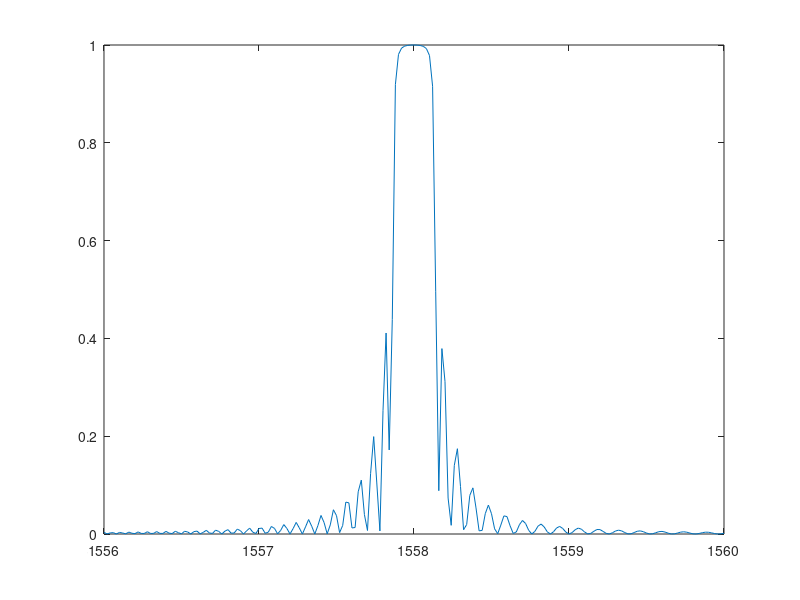

Write MATLAB code to recreate this figure.
FWHM=500*10^-3;%pico-second
tao0=1.2011*FWHM;%full 1/e maximum
lamda0=1558;%nm
deltalamda=2;%nm
l=1*10^3;%um
Ch=2.0;%nm/cm
DeltaL0=0;%mm
ne=2.0;
delta=0;
%still need:
c=3*10^5;%nm/ps
Omega1=0;%ps
%Omega2=440;%ps^2


Omega2_lamda=538;%ps/nm
Omega2=Omega2_lamda*lamda0^2/c;
Omega3=0;
%Omega3=Ch*Omega2^3/tao0;%ps^3


%Omega2_lamda=Omega2*c./lamda^2

z=30.8;%km

detune=-1:0.01:1;
lamda=lamda0+400.*detune;%nm
lamda1=lamda0+2.*detune;%nm

eta=0.1;deltan=0.15;N=1;

t1=-1:0.001:1;%ns
t=1000.*t1;%ps

%(a) Envelope of the generated pulse. 
z=z/40;%normalize Z
A=4*(t-Omega1*z)./tao0;
B=32*Omega3*z./tao0^3;
C=8*Omega2*z./tao0^2;
P=A.^2-1/(1+C^2).*B*(1-C^2-((1-3*C^2)*A.^2)./(6*(1+C^2))).*A-1/(2*(1+C^2)^3)*B^2*(1-6*C^2+C^4-(1-10*C^2+5*C^4)/(8*(1+C^2)).*A.^2).*A.^2;
r=(1+C^2)^-0.25*exp(-0.25/(1+C^2).*P);
normalized_r=r/max(r);
%
GP=lamda0/(2*ne);
gamma=1/(eta*deltan).*(lamda./lamda0-1);
phase_term=eta*deltan.*(1000*N*GP./lamda).*(1-gamma.^2).^0.5;
w=abs((sinh(phase_term).^2)./((cosh(phase_term)).^2-gamma.^2));
normalized_w=w/max(w);
w1=(1+cos(c*tao0./(lamda.*ne)));

%w=exp(-(tao0.*pi*c./(ne.*lamda)).^2).*(1+cos(c*tao0./(lamda.*ne)));

%T=0.5.*w.*(1+cos(4*pi*ne/lamda0^2.*lamda.*(DeltaL0+delta.*lamda/Ch)));
%T=0.5*1.*(exp(-(t./(tao0/2)).^2)+exp(-((t-tao0/2)./(tao0/2)).^2));
T1=0.5.*(1+cos(4*pi*ne/lamda0^2.*lamda1.*10^6*(DeltaL0+10*deltalamda/Ch)));%exp(-(lamda.*Omega2./(tao0/2)).^2);
normalized_T1=T1/max(T1);
T=w.*1;%T1;
%T=exp(-(lamda.*Omega2./(tao0/2)).^2).*(1+cos(4*pi*ne/lamda0^2.*lamda.*(DeltaL0+delta.*lamda/Ch)));
%T=normalized_w.*normalized_T1;
normalized_T=T./max(T);
%y=0.5.*r.*w.*(1+cos((4*pi*ne.*t/(lamda0^2*Omega2_lamda)).*(DeltaL0+delta.*t/(Ch*Omega2_lamda))));
%normalized_y=y/max(y);

TBWP=4*ne*Ch*l^2/lamda0^2;%Time-Bandwidth Product
%plot(lamda1,w);
%plot(lamda1,normalized_w);
plot(lamda1,normalized_T);
%plot(t1,normalized_y);
%fprintf('     The Time-Bandwidth Product is %8.5f\n', TBWP)